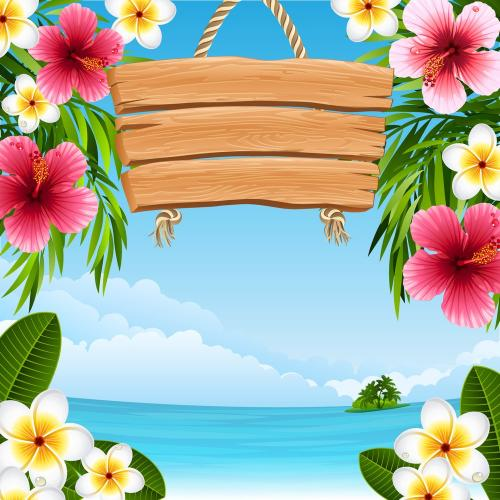
#> input picture ABC/data/baidu.jpg, 500 x 500 px
$ python test_skicitimage.py
#> lines starting #> are read from the running program, lines starting #| are printed output that depends on the picture
# -*- coding: utf-8 -*-
"""
Created on Fri Jun 22 10:41:01 2018

@author: gongyanshang1
"""

# [58 lines of commented-out code are left out]
from PIL import Image
from pylab import *
from numpy import *
import os

def process_image(imagename, resultname, params="--edge-thresh 10 --peak-thresh 5"):
    """ 处理一幅图像，然后将结果保存在文件中"""
#> called with imagename = 'data/baidu.jpg', resultname = 'data/tian.sift', params = '--edge-thresh 10 --peak-thresh 5'

    if imagename[-3:] != 'pgm':
        #创建一个pgm文件
        im = Image.open(imagename).convert('L')
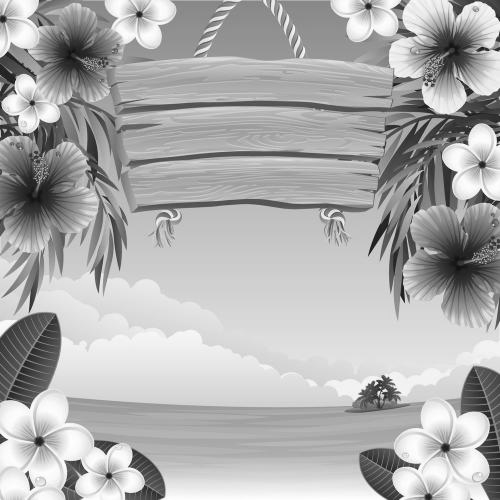
#> im: PIL image 500x500 L; min 14, max 255, mean 174.5
        im.save('tmp.pgm')
        imagename ='tmp.pgm'
    cmmd = str("sift "+imagename+" --output="+resultname+" "+params)
    os.system(cmmd)
    print('processed', imagename, 'to', resultname)

# =============================================================================
# def read_features_from_file(filename):
#     """读取特征属性值，然后将其以矩阵的形式返回"""
#     f = loadtxt(filename)
#     return f[:,:4], f[:,4:] #特征位置，描述子
# =============================================================================

# =============================================================================
# def write_featrues_to_file(filename, locs, desc):
#     """将特征位置和描述子保存到文件中"""
#     savetxt(filename, hstack((locs,desc)))
# =============================================================================

def plot_features(im, locs, circle=False):
    """显示带有特征的图像
       输入：im（数组图像），locs（每个特征的行、列、尺度和朝向）"""

    def draw_circle(c,r):
        t = arange(0,1.01,.01)*2*pi
        x = r*cos(t) + c[0]
        y = r*sin(t) + c[1]
        plot(x, y, 'b', linewidth=2)

    imshow(im)
    if circle:
        for p in locs:
            draw_circle(p[:2], p[2])
    else:
        plot(locs[:,0], locs[:,1], 'ob')
    axis('off')

imname = 'data/baidu.jpg'
#im1 = array(Image.open(imname).convert('L'))
process_image(imname, 'data/tian.sift')
# [8 lines of commented-out code are left out]
